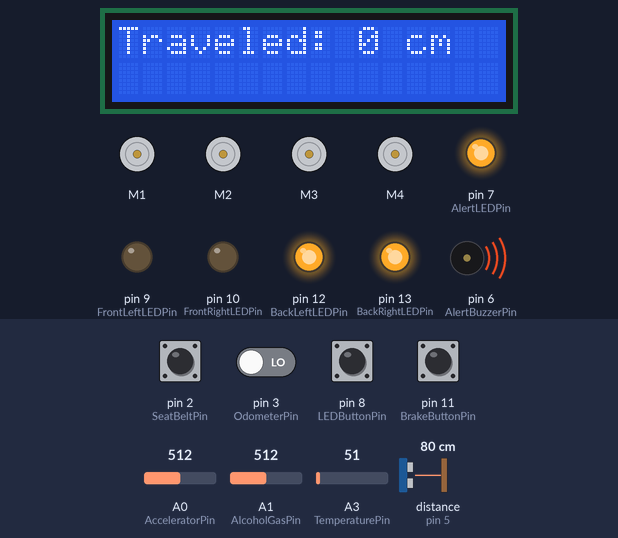
The sketch below on a simulated Arduino Uno, built with avr-gcc and run on an emulated ATmega328P. Shown: 4 × DC motor (green arrow = forward, orange = backward, longer = faster), 16×2 character LCD, output pins drawn as LEDs (lit = HIGH), buzzer (waves = sounding, pin HIGH). Wiring (inferred from the names in the program): ultrasonic range finder: trigger pin 4; echo pin 5. Inputs (shaded band) come from the test bench; at power-on: pin 2 (SeatBeltPin), pin 8 (LEDButtonPin), pin 11 (BrakeButtonPin) HIGH, pin 3 (OdometerPin) LOW, A1 (AlcoholGasPin) = 512, A0 (AcceleratorPin) = 512, A3 (TemperaturePin) = 51, distance to the obstacle (sensor on pin 5) 80 cm. The echo pulse lasts 58.3 µs per cm; pins used as bus, display or sensor lines are not drawn.

Above: at 1.2 s.
1.3 s: A1 (AlcoholGasPin) set to 487
At 2.2 s:
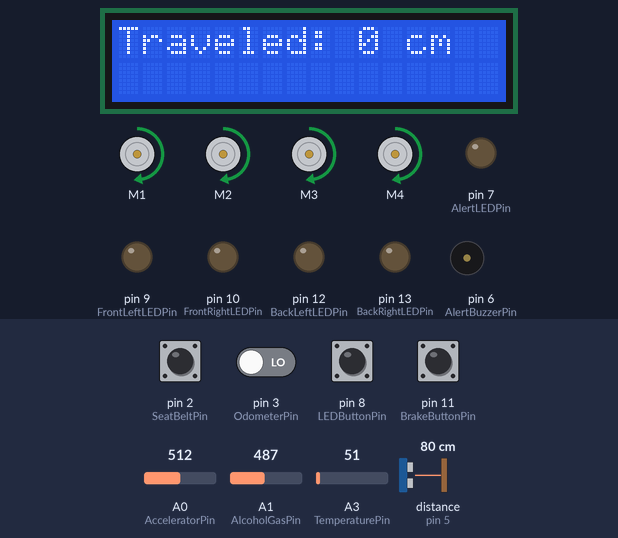
2.8 s: A0 (AcceleratorPin) set to 716
At 3.4 s:
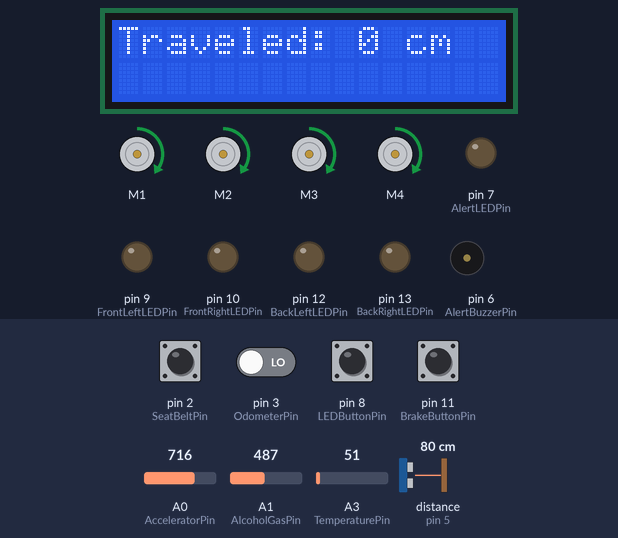
4.3 s: pin 8 (LEDButtonPin) pulled LOW for 0.15 s
At 5.6 s:
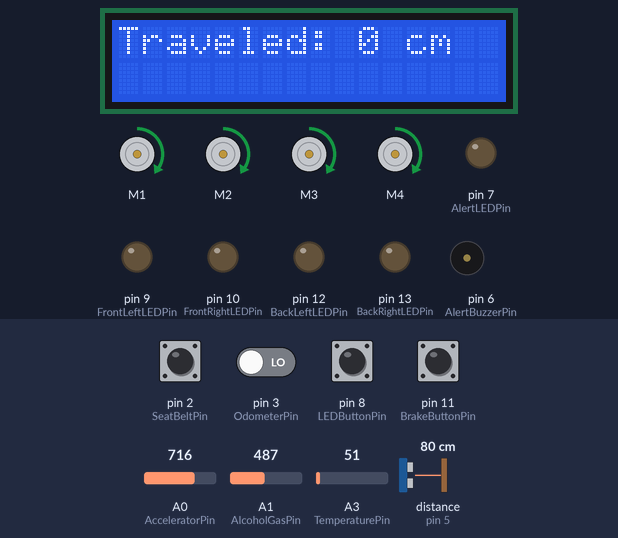
5.9 s: A0 (AcceleratorPin) set to 992
At 7.1 s:
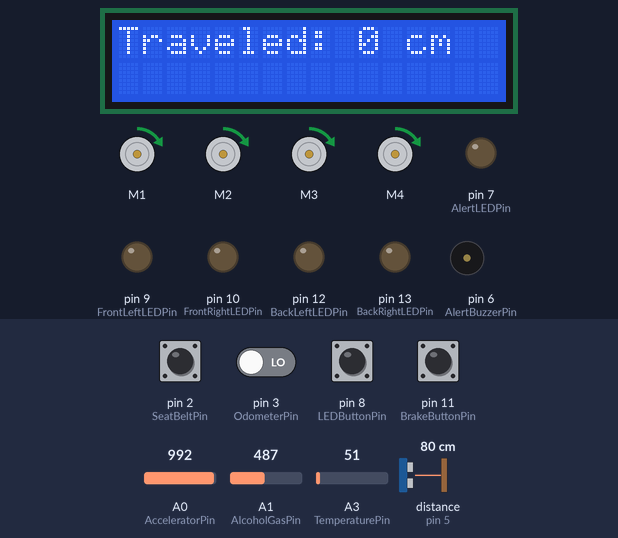
7.4 s: pin 8 (LEDButtonPin) pulled LOW for 1 s
At 8.0 s:
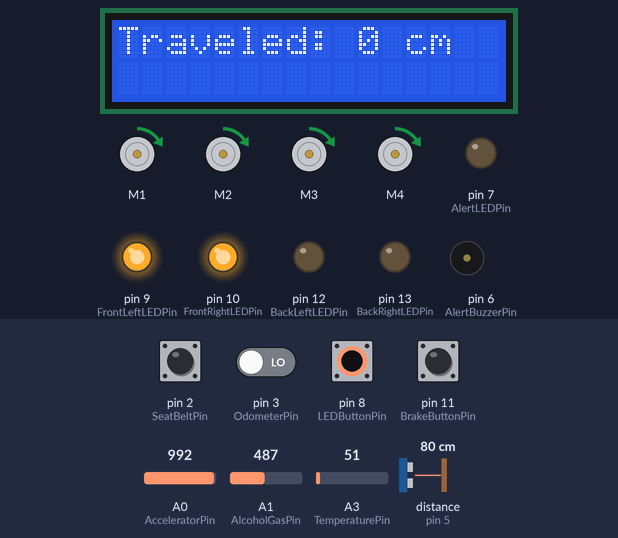
9.9 s: A0 (AcceleratorPin) set to 306
At 10.3 s:
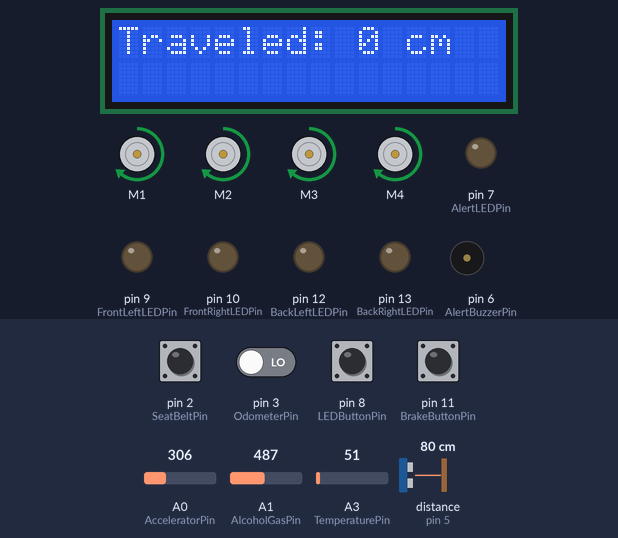
Timing chart, 0 to 12.5 s (numbered marks = the images above; inputs shaded):
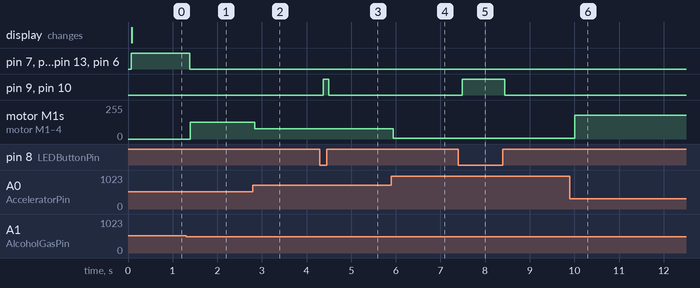

Measured:
- the behaviour switches between 501 and 500 on A1 (AlcoholGasPin) (found by bisection; images 0 and 1)
- after the input at 1.3 s, pin 7 (AlertLEDPin), pin 12 (BackLeftLEDPin), pin 13 (BackRightLEDPin), pin 6 (AlertBuzzerPin): HIGH → LOW after 0.09 s; motor M1–4: stopped → forward 127/255 after 0.10 s
- after the input at 2.8 s, motor M1–4: forward 127/255 → forward 76/255 at once
- after the input at 4.3 s, pin 9 (FrontLeftLEDPin), pin 10 (FrontRightLEDPin): LOW → HIGH after 0.07 s, → LOW 0.12 s later
- after the input at 5.9 s, motor M1–4: forward 76/255 → forward 7/255 at once
- after the input at 7.4 s, pin 9 (FrontLeftLEDPin), pin 10 (FrontRightLEDPin): LOW → HIGH after 0.08 s, → LOW 0.96 s later
- after the input at 9.9 s, motor M1–4: forward 7/255 → forward 178/255 after 0.11 s

The sketch:

Code.ino
```cpp
#include <Wire.h>
#include <AFMotor.h>
#include <LiquidCrystal_I2C.h>

AF_DCMotor motor1(1);
AF_DCMotor motor2(2);
AF_DCMotor motor3(3);
AF_DCMotor motor4(4);

LiquidCrystal_I2C lcd(0x27, 16, 2);

const int SeatBeltPin = 2;
const int OdometerPin = 3;
const int UltrasonicTrigPin = 4;
const int UltrasonicEchoPin = 5;
const int AlertBuzzerPin = 6;
const int AlertLEDPin = 7;
const int LEDButtonPin = 8;
const int FrontLeftLEDPin = 9;
const int FrontRightLEDPin = 10;
const int BrakeButtonPin = 11;
const int BackLeftLEDPin = 12;
const int BackRightLEDPin = 13;
const int AcceleratorPin = A0;
const int AlcoholGasPin = A1;
const int TemperaturePin = A3;

bool magnetDetected1 = false;
bool magnetDetected2 = false;
int traveledDistance = 0;
const float wheelSizeCm = 6.5;

void setup() {
  motor1.setSpeed(0);
  motor2.setSpeed(0);
  motor3.setSpeed(0);
  motor4.setSpeed(0);
  motor1.run(RELEASE);
  motor2.run(RELEASE);
  motor3.run(RELEASE);
  motor4.run(RELEASE);

  pinMode(SeatBeltPin, INPUT);
  pinMode(OdometerPin, INPUT);
  pinMode(UltrasonicTrigPin, OUTPUT);
  pinMode(UltrasonicEchoPin, INPUT);
  pinMode(BrakeButtonPin, INPUT_PULLUP);
  pinMode(LEDButtonPin, INPUT_PULLUP);
  pinMode(AlertBuzzerPin, OUTPUT);
  pinMode(AlertLEDPin, OUTPUT);
  pinMode(BackLeftLEDPin, OUTPUT);
  pinMode(BackRightLEDPin, OUTPUT);
  pinMode(FrontLeftLEDPin, OUTPUT);
  pinMode(FrontRightLEDPin, OUTPUT);

  lcd.init();
  lcd.backlight();
}

void loop() {
  int seatBeltValue = digitalRead(SeatBeltPin);
  int odometerValue = digitalRead(OdometerPin);
  int acceleratorValue = analogRead(AcceleratorPin);
  int alcoholValue = analogRead(AlcoholGasPin);

  int reading = analogRead(TemperaturePin);
  float voltage = reading * (5.0 / 1024.0);
  float temperatureC = (voltage * 100) - 10;

  int brakeButtonState = digitalRead(BrakeButtonPin);
  int ledPushButtonState = digitalRead(LEDButtonPin);

  digitalWrite(UltrasonicTrigPin, LOW);
  delayMicroseconds(2);
  digitalWrite(UltrasonicTrigPin, HIGH);
  delayMicroseconds(10);
  digitalWrite(UltrasonicTrigPin, LOW);
  unsigned long duration = pulseIn(UltrasonicEchoPin, HIGH);
  float distanceCm = duration * 0.034 / 2;

  int motorSpeed = map(acceleratorValue, 1023, 0, 0, 255);
  motor1.setSpeed(motorSpeed);
  motor2.setSpeed(motorSpeed);
  motor3.setSpeed(motorSpeed);
  motor4.setSpeed(motorSpeed);

  if (brakeButtonState == LOW || odometerValue == HIGH || alcoholValue > 500 || temperatureC > 100 || distanceCm < 10) {
    motor1.run(RELEASE);
    motor2.run(RELEASE);
    motor3.run(RELEASE);
    motor4.run(RELEASE);
    digitalWrite(AlertBuzzerPin, HIGH);
    digitalWrite(AlertLEDPin, HIGH);
    digitalWrite(BackLeftLEDPin, HIGH);
    digitalWrite(BackRightLEDPin, HIGH);
  } else {
    digitalWrite(AlertBuzzerPin, LOW);
    digitalWrite(AlertLEDPin, LOW);
    digitalWrite(BackLeftLEDPin, LOW);
    digitalWrite(BackRightLEDPin, LOW);

    if (ledPushButtonState == LOW) {
      digitalWrite(FrontLeftLEDPin, HIGH);
      digitalWrite(FrontRightLEDPin, HIGH);
    } else {
      digitalWrite(FrontLeftLEDPin, LOW);
      digitalWrite(FrontRightLEDPin, LOW);
    }

    if (seatBeltValue == LOW && !magnetDetected1) {
      traveledDistance += wheelSizeCm;
      magnetDetected1 = true;
    } else if (seatBeltValue == HIGH) {
      magnetDetected1 = false;
    }

    if (odometerValue == LOW && !magnetDetected2) {
      magnetDetected2 = true;
    } else if (odometerValue == HIGH) {
      magnetDetected2 = false;
    }

    motor1.run(FORWARD);
    motor2.run(FORWARD);
    motor3.run(FORWARD);
    motor4.run(FORWARD);
  }

  lcd.setCursor(0, 0);
  lcd.print("Traveled: ");
  lcd.print(traveledDistance);
  lcd.print(" cm");

  delay(100);
}
```
